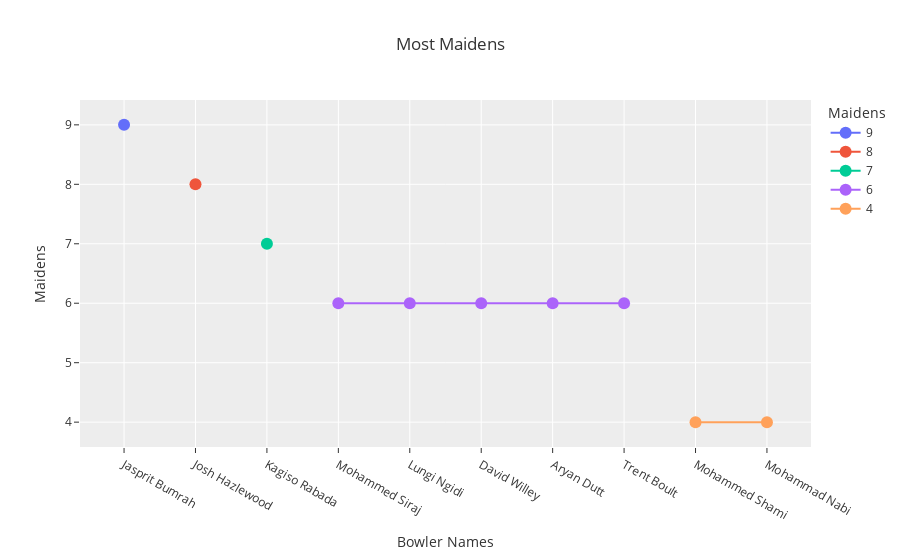

Source (notebook cell):
### Code cell
fig = px.line(maidens, x = 'Bowler_Name', y = 'Maidens', title = 'Most Maidens',
             labels = {'Bowler_Name' : 'Bowler_Nmae', 'maidens' : 'Maidens'},
             line_shape = 'linear',
             markers = True,
             color = 'Maidens'
             )

fig.update_layout(xaxis_title = 'Bowler Names', yaxis_title = 'Maidens')
fig.update_traces(marker = dict(size = 12))
fig.update_layout(template = 'ggplot2')

fig.show()

### Figure 1 — Plotly figure (JSON) as saved in the notebook; plotly's stock layout.template omitted (floating-point values rounded to 4 significant figures)
{"data": [{"hovertemplate": "Maidens=%{y}<br>Bowler_Nmae=%{x}<extra></extra>", "legendgroup": "9", "line": {"color": "#636efa", "dash": "solid", "shape": "linear"}, "marker": {"size": 12, "symbol": "circle"}, "mode": "lines+markers", "name": "9", "orientation": "v", "showlegend": true, "type": "scatter", "x": ["Jasprit Bumrah"], "xaxis": "x", "y": [9], "yaxis": "y"}, {"hovertemplate": "Maidens=%{y}<br>Bowler_Nmae=%{x}<extra></extra>", "legendgroup": "8", "line": {"color": "#EF553B", "dash": "solid", "shape": "linear"}, "marker": {"size": 12, "symbol": "circle"}, "mode": "lines+markers", "name": "8", "orientation": "v", "showlegend": true, "type": "scatter", "x": ["Josh Hazlewood"], "xaxis": "x", "y": [8], "yaxis": "y"}, {"hovertemplate": "Maidens=%{y}<br>Bowler_Nmae=%{x}<extra></extra>", "legendgroup": "7", "line": {"color": "#00cc96", "dash": "solid", "shape": "linear"}, "marker": {"size": 12, "symbol": "circle"}, "mode": "lines+markers", "name": "7", "orientation": "v", "showlegend": true, "type": "scatter", "x": ["Kagiso Rabada"], "xaxis": "x", "y": [7], "yaxis": "y"}, {"hovertemplate": "Maidens=%{y}<br>Bowler_Nmae=%{x}<extra></extra>", "legendgroup": "6", "line": {"color": "#ab63fa", "dash": "solid", "shape": "linear"}, "marker": {"size": 12, "symbol": "circle"}, "mode": "lines+markers", "name": "6", "orientation": "v", "showlegend": true, "type": "scatter", "x": ["Mohammed Siraj", "Lungi Ngidi", "David Willey", "Aryan Dutt", "Trent Boult"], "xaxis": "x", "y": [6, 6, 6, 6, 6], "yaxis": "y"}, {"hovertemplate": "Maidens=%{y}<br>Bowler_Nmae=%{x}<extra></extra>", "legendgroup": "4", "line": {"color": "#FFA15A", "dash": "solid", "shape": "linear"}, "marker": {"size": 12, "symbol": "circle"}, "mode": "lines+markers", "name": "4", "orientation": "v", "showlegend": true, "type": "scatter", "x": ["Mohammed Shami", "Mohammad Nabi"], "xaxis": "x", "y": [4, 4], "yaxis": "y"}], "layout": {"legend": {"title": {"text": "Maidens"}, "tracegroupgap": 0}, "title": {"text": "Most Maidens"}, "xaxis": {"anchor": "y", "domain": [0, 1], "title": {"text": "Bowler Names"}}, "yaxis": {"anchor": "x", "categoryarray": [4, 6, 7, 8, 9], "categoryorder": "array", "domain": [0, 1], "title": {"text": "Maidens"}}}}
